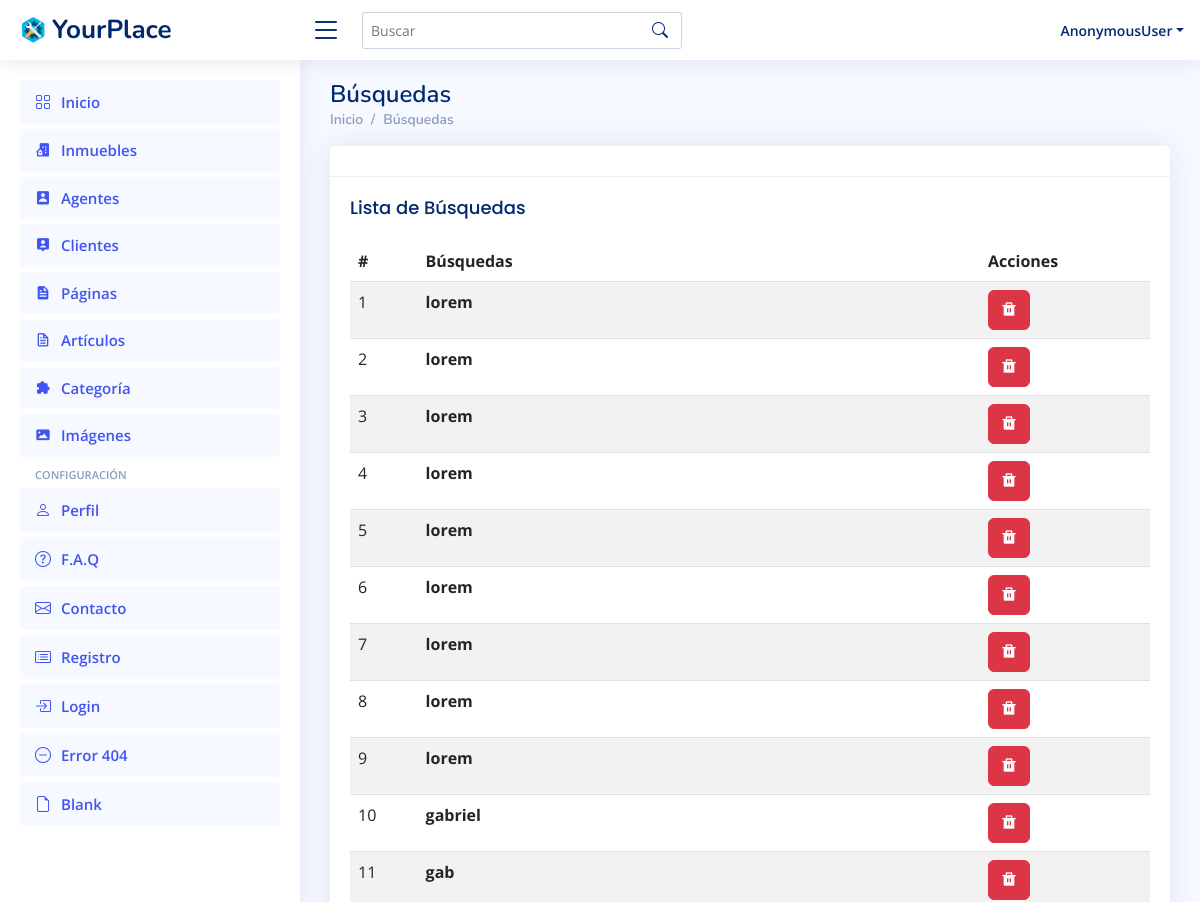
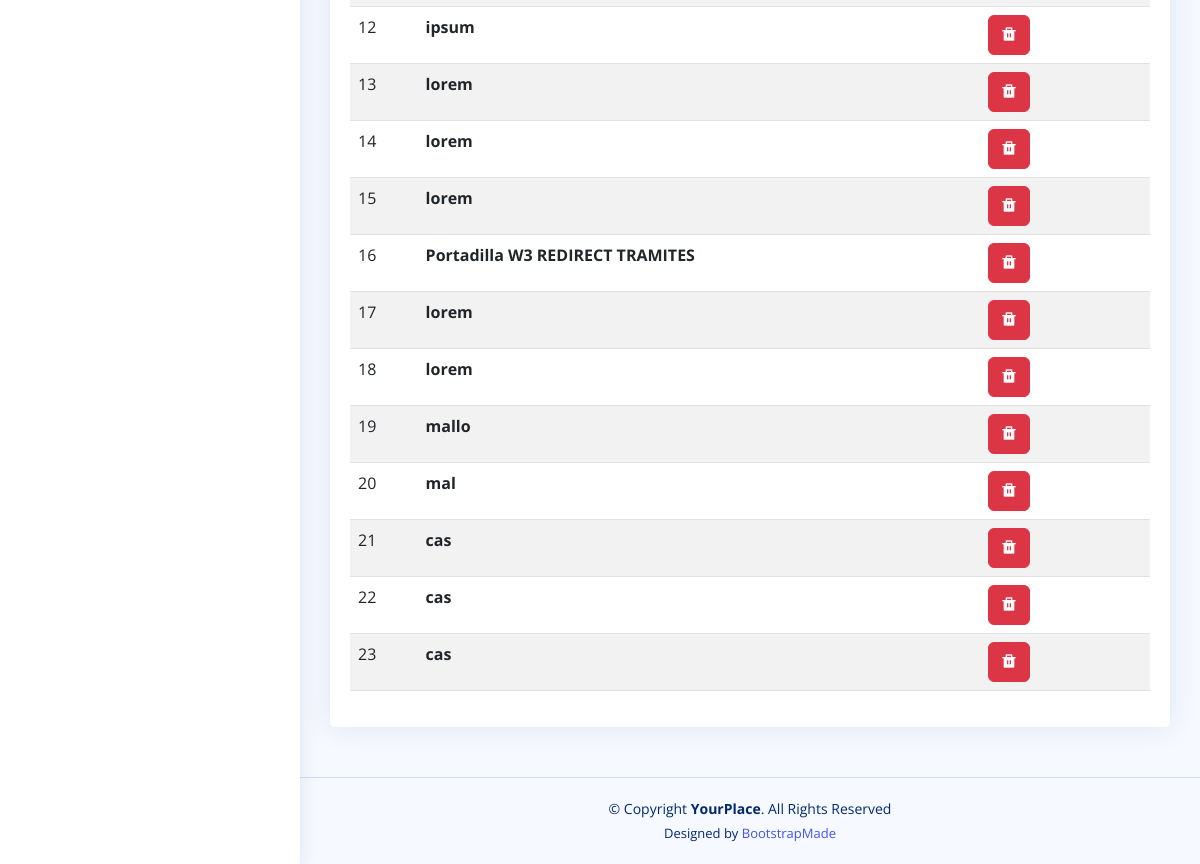
/panel/listar_busquedas/, run on the app's committed database (2 pictures, top to bottom).
### panel/models.py (models this page shows, shortened)
class Search(models.Model):
    name = models.CharField(max_length=250, verbose_name='Término de búsqueda')
    created  = models.DateTimeField(auto_now_add=True, null=True, blank=True, verbose_name='Fecha de creación')
    usuario = models.ForeignKey(User, on_delete=models.DO_NOTHING, null=True, blank=True, verbose_name='Usuario')
    class Meta:
        verbose_name = 'Búsqueda'
        verbose_name_plural = 'Búsquedas'
        ordering = ['id']

### panel/views.py (the view)
# urls.py: path('listar_busquedas/', panel.views.listar_busquedas, name='listar_busquedas'),
def listar_busquedas(request, *args, **kwargs):
    object_list = Search.objects.all() # Lista de objetos
    context = {
        'page' : 'Búsquedas',
        'singular' : 'búsqueda',
        'plural' : 'búsquedas',
        'url_activo_index' : 'listar_busquedas',
        'url_eliminar' : 'eliminar_busqueda',
        'object_list': object_list
    }
    return render(request, 'panel/listar_busquedas.html', context)

### panel/templates/panel/listar_busquedas.html (shortened to what this page needs)
{% extends "panel/base_admin.html" %}
{% load static %}
{% block content %}
<main id="main" class="main">
  <div class="pagetitle">
  <h1>{{ page }}</h1>
    {% include 'panel/breadcrumb.html' %}
  </div>
  <section class="section">
    <div class="row">
      <div class="col-lg-12">
        {% if object_list %}
          <div class="card">
            <div class="card-header">
            </div>
            <div class="card-body">
              <h5 class="card-title">Lista de {{ plural|capfirst }}</h5>
              <table class="table table-striped">
                <thead>
                  <tr>
                    <th>#</th>
                    <th>{{ plural|capfirst }}</th>
                    <th>Acciones</th>
                  </tr>
                </thead>
                <tbody>
                  {% for item in object_list %}
                  <tr>
                    <td> {{ item.id }} </td>
                    <td>
                      {% if item.image or item.pic %}
                      <div class="row">
                        <div class="col-md-2">
                          {% if item.image %}
                          <div class="text-center">
                            <img class="img img-thumbnail" src="{{ item.image.url }}" width="75" alt="{{ item.name }}" />
                          </div>
                          {% endif %}
                        {% if item.pic %}
                          <div class="text-center">
                            <img class="img img-thumbnail" src="{{ item.pic.url }}" width="75" alt="{{ item.name }}" />
                          </div>
                        {% endif %}
                        </div>
                        <div class="col-md-10">
                          <p>
                             <strong>{{ item.name }}</strong> <br />
                          </p>
                        </div>
                      </div>
                      {% else %}
                      <p>
                        <strong>{{ item.name }}</strong> <br />
                      </p>
                      {% endif %}
                    </td>
                    <td>
                        <a href="{% url url_eliminar item.id %}" class="btn btn-danger btn-round btn-icon waves-effect waves-classic" title="Eliminar" data-toggle="tooltip" data-original-title="Eliminar">
                            <i class="ri-delete-bin-fill"></i></a>
                    </td>
                  </tr>
                  {% endfor %}
                </tbody>
              </table>
            </div>
          </div>
        {% else %}
          <div class="alert alert-warning fade show" role="alert">
            No existen registros.
          </div>
        {% endif %}
      </div>
    </div>
  </section>
</main>
{% endblock content %}

### panel/static/css/style.css (style rules this page uses)
:root { scroll-behavior: smooth; }
body { font-family: "Open Sans", sans-serif; background: #f6f9ff; color: #444444; }
a { color: #4154f1; text-decoration: none; }
h1, h2, h3, h4, h5, h6 { font-family: "Nunito", sans-serif; }
#main { margin-top: 60px; padding: 20px 30px; transition: all 0.3s; }
.pagetitle { margin-bottom: 10px; }
.pagetitle h1 { font-size: 24px; margin-bottom: 0; font-weight: 600; color: #012970; }
.card { margin-bottom: 30px; border: none; border-radius: 5px; box-shadow: 0px 0 30px rgba(1, 41, 112, 0.1); }
.card-header, .card-footer { border-color: #ebeef4; background-color: #fff; color: #798eb3; padding: 15px; }
.card-title { padding: 20px 0 15px 0; font-size: 18px; font-weight: 500; color: #012970; font-family: "Poppins", sans-serif; }
.card-body { padding: 0 20px 20px 20px; }
@media (min-width: 1200px) { #main, #footer { margin-left: 300px; } }

### data on the page
Search: id "1", name "lorem"
Search: id "2", name "lorem"
Search: id "3", name "lorem"
Search: id "4", name "lorem"
Search: id "5", name "lorem"
Search: id "6", name "lorem"
Search: id "7", name "lorem"
Search: id "8", name "lorem"
Search: id "9", name "lorem"
Search: id "10", name "gabriel"
Search: id "11", name "gab"
Search: id "12", name "ipsum"
Search: id "13", name "lorem"
Search: id "14", name "lorem"
Search: id "15", name "lorem"
Search: id "16", name "Portadilla W3 REDIRECT TRAMITES"
Search: id "17", name "lorem"
Search: id "18", name "lorem"
Search: id "19", name "mallo"
Search: id "20", name "mal"
Search: id "21", name "cas"
Search: id "22", name "cas"
Search: id "23", name "cas"

### other printed values
{{ request.user }} "AnonymousUser"
{{ page }} "Búsquedas"
{{ plural|capfirst }} "Búsquedas"
